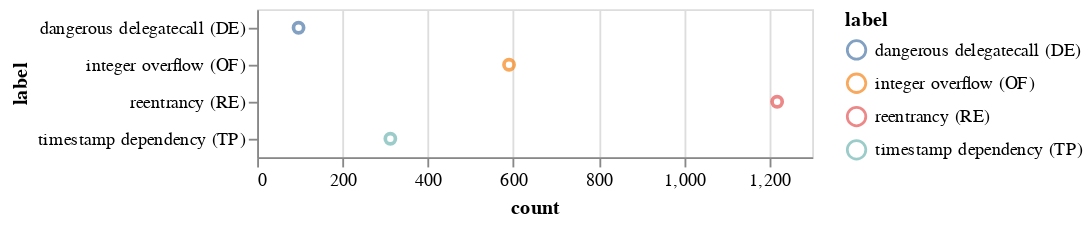

Notebook code for this chart:
### Code cell
# creating an interactive chart that shows frequencies of Types of Vulnerabilities
alt.Chart(vulnerability_counts.reset_index()).mark_point().encode(
    y='label',
    x='count',
    color='label'
   
).interactive()

### Figure 1 — Vega-Lite specification as saved in the notebook (floating-point values rounded to 4 significant figures)
{"config": {"view": {"continuousWidth": 300, "continuousHeight": 300}}, "data": {"name": "data-1298798aee5725e335122d2c74e1eeaf"}, "mark": {"type": "point"}, "encoding": {"color": {"field": "label", "type": "nominal"}, "x": {"field": "count", "type": "quantitative"}, "y": {"field": "label", "type": "nominal"}}, "params": [{"name": "param_41", "select": {"type": "interval", "encodings": ["x", "y"]}, "bind": "scales"}], "$schema": "https://vega.github.io/schema/vega-lite/v5.17.0.json", "datasets": {"data-1298798aee5725e335122d2c74e1eeaf": [{"label": "reentrancy (RE)", "count": 1218}, {"label": "integer overflow (OF)", "count": 590}, {"label": "timestamp dependency (TP)", "count": 312}, {"label": "dangerous delegatecall (DE)", "count": 97}]}}
